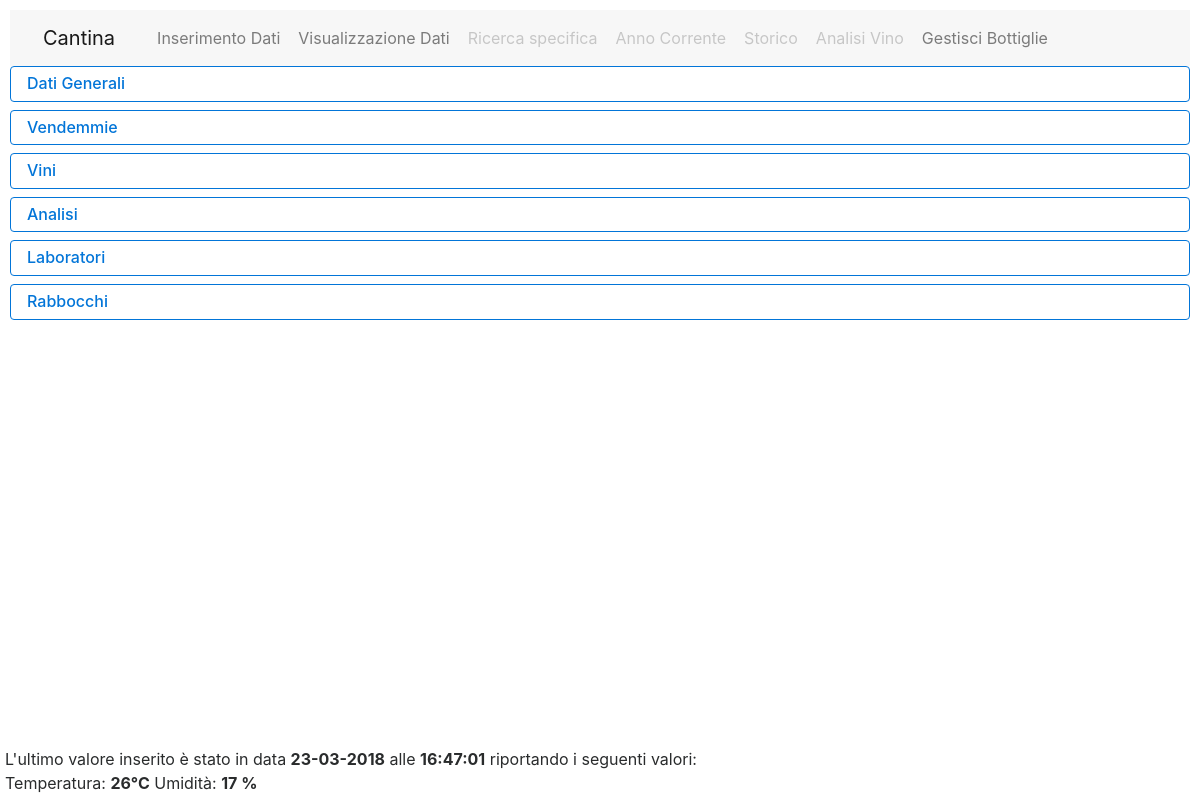
Screenshot of /dati_generali.php with the database file from the repository.
### tables this page shows
CREATE TABLE `GEN_AMB_TEMP_UMI` (
  `ID` int(11) NOT NULL AUTO_INCREMENT,
  `TEMPERATURE` int(11) NOT NULL,
  `UMIDITY` int(11) NOT NULL,
  `TIME` datetime NOT NULL DEFAULT CURRENT_TIMESTAMP ON UPDATE CURRENT_TIMESTAMP,
  PRIMARY KEY (`ID`)
);

### dati_generali.php (the view, shortened to what this page needs)
<?php
include 'general_top.php';
?>
<div class="panel-group" id="accordion">
    <div class="panel panel-primary">
        <div class="panel-heading">
            <h4 class="panel-title">
                <a class="accordion-toggle" data-toggle="collapse" data-parent="#accordion" href="#pannello-1">Dati Generali</a>
            </h4>
        </div>
    </div>
    <div class="panel panel-primary">
        <div class="panel-heading">
            <h4 class="panel-title">
                <a class="accordion-toggle" data-toggle="collapse" data-parent="#accordion" href="#pannello-2">Vendemmie</a>
            </h4>
        </div>
    </div>
    <div class="panel panel-primary">
        <div class="panel-heading">
            <h4 class="panel-title">
                <a class="accordion-toggle" data-toggle="collapse" data-parent="#accordion" href="#pannello-3">Vini</a>
            </h4>
        </div>
    </div>
    <div class="panel panel-primary">
        <div class="panel-heading">
            <h4 class="panel-title">
                <a class="accordion-toggle" data-toggle="collapse" data-parent="#accordion" href="#pannello-4">Analisi</a>
            </h4>
        </div>
    </div>
    <div class="panel panel-primary">
        <div class="panel-heading">
            <h4 class="panel-title">
                <a class="accordion-toggle" data-toggle="collapse" data-parent="#accordion" href="#pannello-5">Laboratori</a>
            </h4>
        </div>
    </div>
    <div class="panel panel-primary">
        <div class="panel-heading">
            <h4 class="panel-title">
                <a class="accordion-toggle" data-toggle="collapse" data-parent="#accordion" href="#pannello-6">Rabbocchi</a>
            </h4>
        </div>
    </div>
</div>
<?php include 'general_bottom.php'; ?>

### general_bottom.php
</div><div class="panel">
    <footer class="footer fixed-bottom" id="gatto">
    <?php
            $conn = mysqli_connect($servername, $username, $password, $dbname);
            $sql = "SELECT * FROM GEN_AMB_TEMP_UMI ORDER BY id DESC LIMIT 1";
            $result = mysqli_query($conn, $sql);
            if (mysqli_num_rows($result) > 0) {
                while ($row = mysqli_fetch_assoc($result)) {
                    $data = date('d-m-Y', strtotime(str_replace('/', '-', substr($row["TIME"], 0, 10))));
                    $ora = substr($row["TIME"], 10, 20);
                    $temperatura = $row["TEMPERATURE"];
                    $umidity = $row["UMIDITY"];
                    echo "L'ultimo valore inserito è stato in data <b>".$data."</b> alle <b>".$ora."</b> riportando i seguenti valori:</br> Temperatura: <b>".$temperatura."°C</b>  Umidità: <b>".$umidity." %</b>";
                }
            }?>
        </footer>
</div>
</body>
</html>

### css/general.css (style rules this page uses)
html, body { margin: 5px; }
.footer { margin: 5px; background-color: #fff!important; }
#accordion .panel-title { border: 1px solid #0275d8; padding: .5rem 1rem; font-size: 1rem; border-radius: .25rem; }
#accordion .panel-primary { margin-bottom: 5px; }

### rows the page displays
gen_amb_temp_umi: TIME "23-03-2018", TIME "16:47:01", TEMPERATURE "26", UMIDITY "17"
